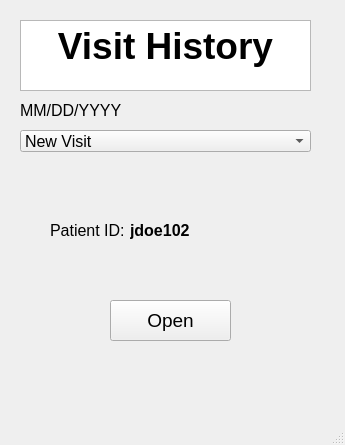
<?xml version="1.0" encoding="UTF-8"?>
<ui version="4.0">
 <class>MainWindow</class>
 <widget class="QMainWindow" name="MainWindow">
  <property name="geometry">
   <rect>
    <x>0</x>
    <y>0</y>
    <width>345</width>
    <height>445</height>
   </rect>
  </property>
  <property name="minimumSize">
   <size>
    <width>345</width>
    <height>445</height>
   </size>
  </property>
  <property name="maximumSize">
   <size>
    <width>345</width>
    <height>445</height>
   </size>
  </property>
  <property name="windowTitle">
   <string>MainWindow</string>
  </property>
  <widget class="QWidget" name="centralwidget">
   <widget class="QTextBrowser" name="textBrowser">
    <property name="geometry">
     <rect>
      <x>20</x>
      <y>20</y>
      <width>291</width>
      <height>71</height>
     </rect>
    </property>
    <property name="minimumSize">
     <size>
      <width>291</width>
      <height>71</height>
     </size>
    </property>
    <property name="maximumSize">
     <size>
      <width>291</width>
      <height>71</height>
     </size>
    </property>
    <property name="font">
     <font>
      <pointsize>28</pointsize>
      <weight>75</weight>
      <bold>true</bold>
     </font>
    </property>
    <property name="html">
     <string>&lt;!DOCTYPE HTML PUBLIC &quot;-//W3C//DTD HTML 4.0//EN&quot; &quot;http://www.w3.org/TR/REC-html40/strict.dtd&quot;&gt;
&lt;html&gt;&lt;head&gt;&lt;meta name=&quot;qrichtext&quot; content=&quot;1&quot; /&gt;&lt;style type=&quot;text/css&quot;&gt;
p, li { white-space: pre-wrap; }
&lt;/style&gt;&lt;/head&gt;&lt;body style=&quot; font-family:'MS Shell Dlg 2'; font-size:28pt; font-weight:600; font-style:normal;&quot;&gt;
&lt;p align=&quot;center&quot; style=&quot; margin-top:12px; margin-bottom:12px; margin-left:0px; margin-right:0px; -qt-block-indent:0; text-indent:0px;&quot;&gt;Visit History&lt;/p&gt;&lt;/body&gt;&lt;/html&gt;</string>
    </property>
   </widget>
   <widget class="QComboBox" name="datevisithistory">
    <property name="geometry">
     <rect>
      <x>20</x>
      <y>130</y>
      <width>291</width>
      <height>22</height>
     </rect>
    </property>
    <property name="font">
     <font>
      <pointsize>12</pointsize>
     </font>
    </property>
    <item>
     <property name="text">
      <string>New Visit</string>
     </property>
    </item>
    <item>
     <property name="text">
      <string>07/22/19</string>
     </property>
    </item>
    <item>
     <property name="text">
      <string>09/11/19</string>
     </property>
    </item>
    <item>
     <property name="text">
      <string>11/01/19</string>
     </property>
    </item>
    <item>
     <property name="text">
      <string>02/15/20</string>
     </property>
    </item>
    <item>
     <property name="text">
      <string>04/03/20</string>
     </property>
    </item>
   </widget>
   <widget class="QToolButton" name="button_openvisithistory">
    <property name="geometry">
     <rect>
      <x>110</x>
      <y>300</y>
      <width>121</width>
      <height>41</height>
     </rect>
    </property>
    <property name="font">
     <font>
      <pointsize>14</pointsize>
     </font>
    </property>
    <property name="text">
     <string>Open</string>
    </property>
   </widget>
   <widget class="QLabel" name="EmergencyContact">
    <property name="geometry">
     <rect>
      <x>20</x>
      <y>100</y>
      <width>161</width>
      <height>21</height>
     </rect>
    </property>
    <property name="font">
     <font>
      <family>MS Shell Dlg 2</family>
      <pointsize>12</pointsize>
      <weight>50</weight>
      <bold>false</bold>
     </font>
    </property>
    <property name="text">
     <string>MM/DD/YYYY</string>
    </property>
   </widget>
   <widget class="QLabel" name="patientID">
    <property name="geometry">
     <rect>
      <x>50</x>
      <y>220</y>
      <width>81</width>
      <height>21</height>
     </rect>
    </property>
    <property name="font">
     <font>
      <family>MS Shell Dlg 2</family>
      <pointsize>12</pointsize>
      <weight>50</weight>
      <bold>false</bold>
     </font>
    </property>
    <property name="text">
     <string>Patient ID:</string>
    </property>
   </widget>
   <widget class="QLabel" name="in_patientID_visithistory">
    <property name="geometry">
     <rect>
      <x>130</x>
      <y>220</y>
      <width>81</width>
      <height>21</height>
     </rect>
    </property>
    <property name="font">
     <font>
      <family>MS Shell Dlg 2</family>
      <pointsize>12</pointsize>
      <weight>75</weight>
      <bold>true</bold>
     </font>
    </property>
    <property name="text">
     <string>jdoe102</string>
    </property>
   </widget>
  </widget>
  <widget class="QMenuBar" name="menubar">
   <property name="geometry">
    <rect>
     <x>0</x>
     <y>0</y>
     <width>345</width>
     <height>21</height>
    </rect>
   </property>
  </widget>
  <widget class="QStatusBar" name="statusbar"/>
 </widget>
 <resources/>
 <connections/>
</ui>
